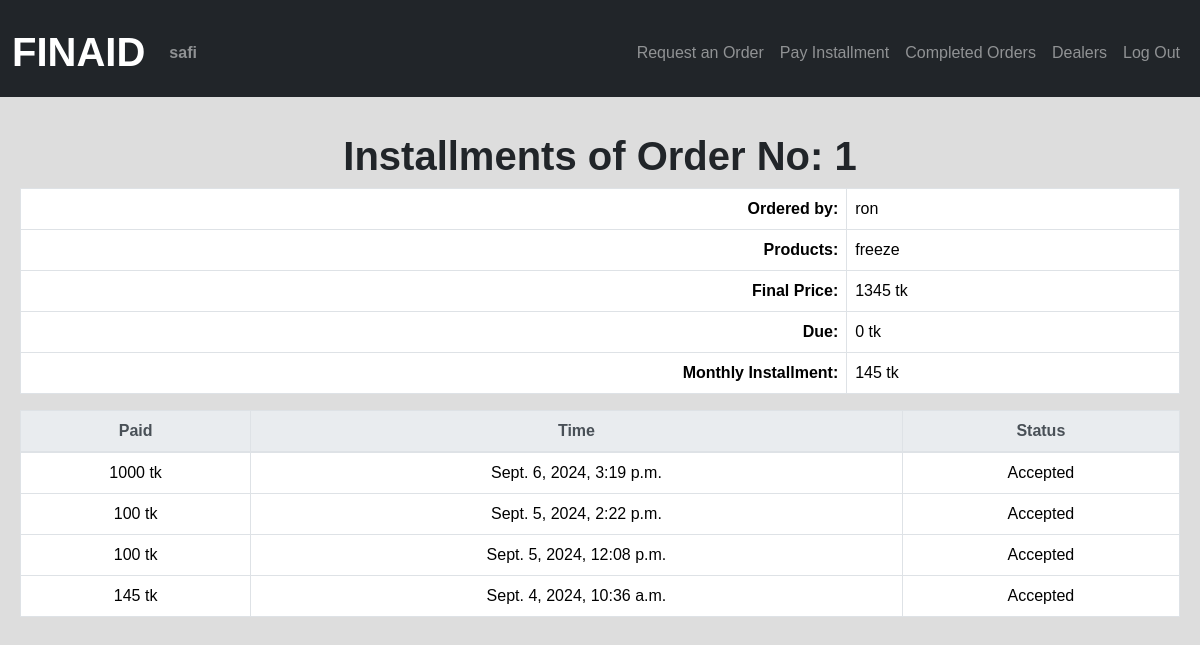
The app's page /installment/1 (signed in) with its own data.
### finaidbd/models.py (models this page shows, shortened)
class User(AbstractUser):
    pass

class Order(models.Model):
    product = models.CharField(max_length=1000)
    ordered_by = models.ForeignKey(User, on_delete=models.CASCADE, related_name="orderer")
    referenced_by = models.ForeignKey(Deal_officer, on_delete=models.CASCADE, related_name="refer")
    time = models.DateTimeField(auto_now_add=True)
    maxim_price = models.IntegerField()
    monthly_pay = models.IntegerField()
    is_accept = models.BooleanField(default=False)
    final_price = models.IntegerField(blank=True, null=True)
    mnthpay_final = models.IntegerField(blank=True, null=True)
    due = models.IntegerField(blank=True, null=True)
    is_complete = models.BooleanField(default=False)

class Installment(models.Model):
    orderer = models.ForeignKey(Order, on_delete=models.CASCADE, related_name="orders")
    paid = models.IntegerField()
    datetime = models.DateTimeField(auto_now_add=True)
    is_accepted = models.BooleanField(default=False)

### finaidbd/views.py (the view)
# urls.py: path("installment/<int:id>", views.installment, name="installment"),
@login_required
def installment(request, id):
    ordr = Order.objects.get(pk=id)
    inst = Installment.objects.filter(orderer=ordr).order_by('datetime').reverse()
    if request.method == "POST":
        amnt = request.POST["inst_pay"]
        instlmnt = Installment(
            orderer = ordr,
            paid = amnt,
        )
        instlmnt.save()
        return render(request, "finaidbd/installment.html", {
            "installments": inst,
            "order": ordr,
            "mssage": "Installment paid successfully! Wait for admin confirmation."
        })
    else:
        return render(request, "finaidbd/installment.html", {
            "installments": inst,
            "order": ordr
        })

### finaidbd/templates/finaidbd/installment.html (shortened to what this page needs)
{% extends "finaidbd/layout.html" %}
{% block body %}
                <div style="padding:10px; margin:10px;">
                <h1 class="h1" style="text-align: center;">Installments of Order No: {{ order.id }}</h1>
                <table class="table table-bordered table striped">
                    <tbody>
                        <tr>
                            <th style="text-align:right;">Ordered by: </th>
                            <td>{{ order.ordered_by }}</td>
                        </tr>
                        <tr>
                            <th style="text-align:right;">Products: </th>
                            <td>{{ order.product }}</td>
                        </tr>
                        <tr>
                            <th style="text-align:right;">Final Price: </th>
                            <td>{{ order.final_price }} tk</td>
                        </tr>
                        <tr>
                            <th style="text-align:right;">Due: </th>
                            <td>{{ order.due }} tk</td>
                        </tr>
                        <tr>
                            <th style="text-align:right;">Monthly Installment: </th>
                            <td>{{ order.mnthpay_final }} tk</td>
                        </tr>
                    </tbody>
                    </table>
                    <table class="table table-bordered table striped">
                        <tr class="thead-light" style="text-align:center;">
                            <th>Paid</th>
                            <th>Time</th>
                            <th>Status</th>
                        </tr>
                    <tbody>
                        {% for inst in installments %}
                        <tr style="text-align:center;">
                            <td>{{ inst.paid }} tk</td>
                            <td>{{ inst.datetime }}</td>
                            <td>
                                {% if inst.is_accepted %}
                                    Accepted
                                {% endif %}
                            </td>
                        </tr>
                        {% empty %}
                        <tr>
                            <td style="text-align:center;" colspan="3">No installment paid yet.</td>
                        </tr>
                        {% endfor %}
                    </tbody>
                </table>
            </div>
{% endblock %}

### finaidbd/templates/finaidbd/layout.html (shortened to what this page needs)
{% load static %}
<!DOCTYPE html>
<html>
    <head>
        <link rel="stylesheet" href="https://stackpath.bootstrapcdn.com/bootstrap/4.4.1/css/bootstrap.min.css">
        <link href="https://cdn.jsdelivr.net/npm/bootstrap@5.3.3/dist/css/bootstrap.min.css" rel="stylesheet">
        <link rel="stylesheet" type="text/css" href="{% static 'finaidbd/styles.css' %}">
        <link rel="stylesheet" href="https://cdn.jsdelivr.net/npm/bootstrap-icons@1.10.5/font/bootstrap-icons.css">
    </head>
    <body>
        <nav class="bg-dark navbar navbar-expand-md navbar-dark">
            <div class="container-fluid">
                <a class="navbar-brand" href="{% url 'index' %}"><h1 class="h1">FINAID</h1></a>
                <div class="collapse navbar-collapse" id="navbar">
                    <ul class="navbar-nav me-auto mt-2">
                        {% if user.is_authenticated %}
                            <li class="nav-item">
                                <a class="nav-link" href="#" id="pro"><strong>{{ user.username }}</strong></a>
                            </li>
                        {% endif %}
                    </ul>
                    <ul class="navbar-nav ms-auto mt-2">
                        {% if user.is_authenticated and not user.is_superuser %}
                            <li class="nav-item">
                                <a class="nav-link" href="{% url 'order' %}">Request an Order</a>
                            </li>
                            <li class="nav-item">
                                <a class="nav-link" href="{% url 'pay_inst' %}">Pay Installment</a>
                            </li>
                        {% endif %}
                        {% if user.is_authenticated %}
                            <li class="nav-item">
                                <a class="nav-link" href="{% url 'paid' %}">Completed Orders</a>
                            </li>
                            <li class="nav-item">
                                <a class="nav-link" href="{% url 'dealers' %}">Dealers</a>
                            </li>
                            <li class="nav-item">
                                <a class="nav-link" href="{% url 'logout' %}">Log Out</a>
                            </li>
                        {% endif %}
                    </ul>
                </div>
            </div>
        </nav>
        <div class="body">
            {% block body %}
            {% endblock %}
        </div>
    </body>
</html>

### finaidbd/static/finaidbd/styles.css (style rules this page uses)
* { box-sizing: border-box; }
body { margin: 0; font-family: Arial, sans-serif; background-color: #dddddd; }
.h1 { padding-top: 15px; font-weight: bold; }
a { color: black; text-decoration: none; }

### records on screen
User: username "safi"
Order: id "1", ordered_by "ron", product "freeze", final_price "1345", due "0", mnthpay_final "145"
Installment: paid "1000", datetime "Sept. 6, 2024, 3:19 p.m.", is_accepted "Accepted"
Installment: paid "100", datetime "Sept. 5, 2024, 2:22 p.m.", is_accepted "Accepted"
Installment: paid "100", datetime "Sept. 5, 2024, 12:08 p.m.", is_accepted "Accepted"
Installment: paid "145", datetime "Sept. 4, 2024, 10:36 a.m.", is_accepted "Accepted"
